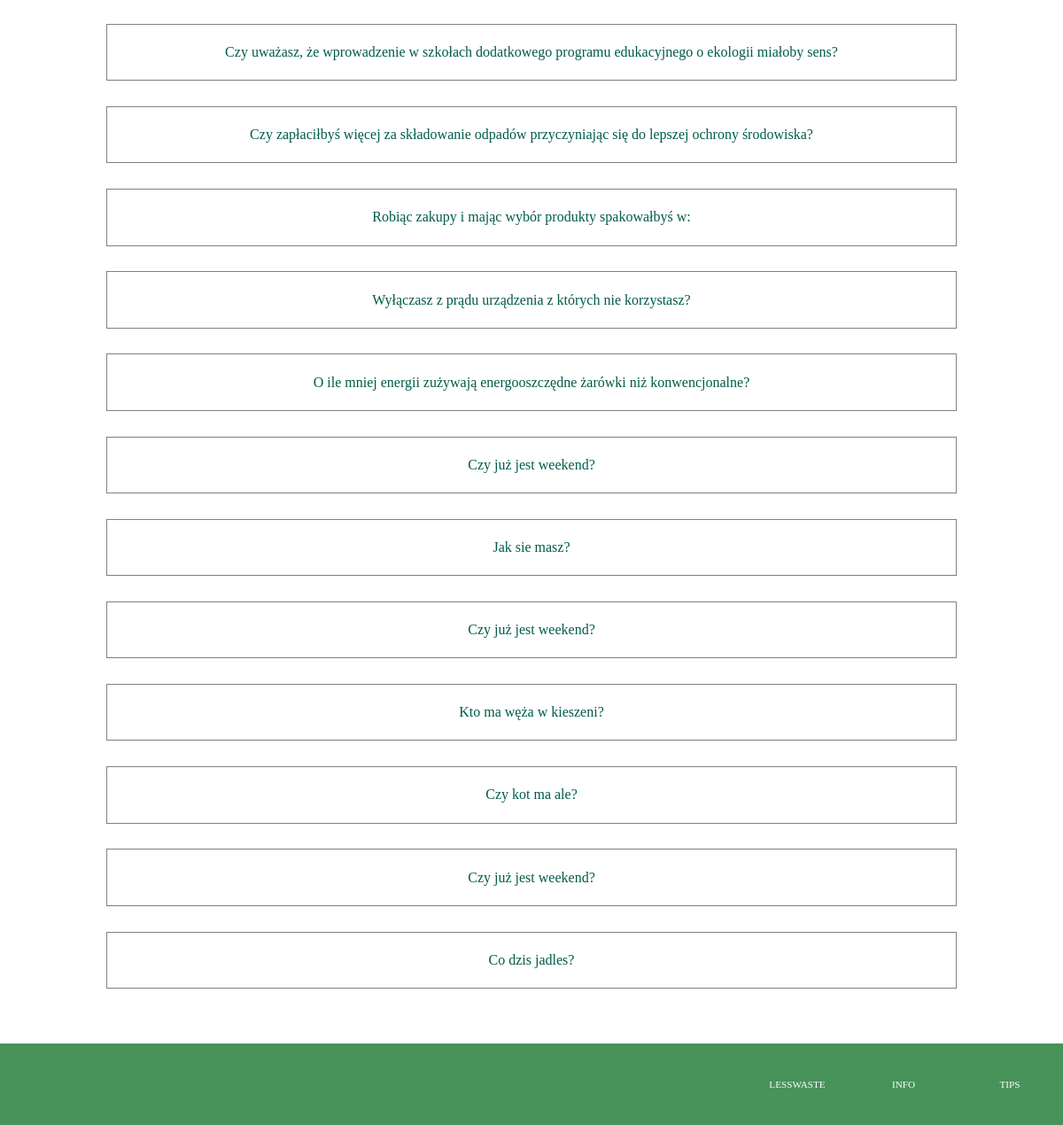
/polls/ (lower part), run on an earlier commit of the app's database.
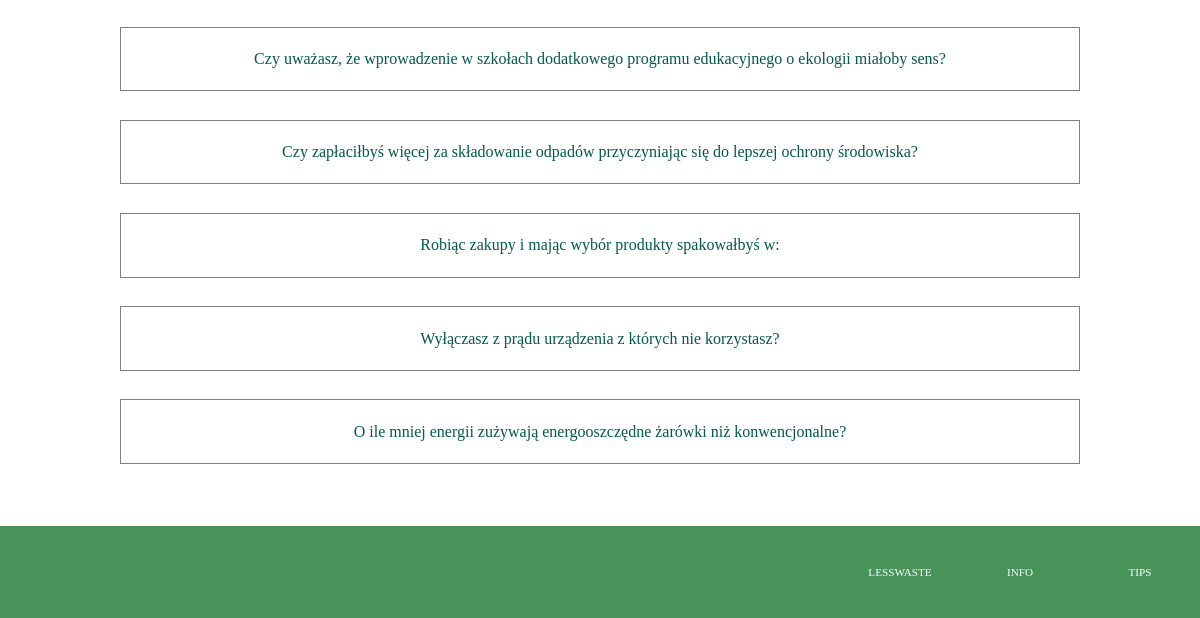
And on a later commit of the database.
### polls/models.py (models this page shows, shortened)
class Question(models.Model):
    question_text = models.CharField(max_length=200, verbose_name="Question")
    pub_date = models.DateTimeField(verbose_name="Date published")

### polls/views.py (the view)
# urls.py: path('', views.IndexView.as_view(), name="main"),
class IndexView(ListView):
    queryset = Question.objects.all()
    context_object_name = "questions"  # oryginalnie: object_list
    extra_context = {
        "title": "Lista pytań",
    }
    template_name = 'polls/index.html'

### polls/templates/polls/index.html
{% extends "base.html" %}
{% block content %}
<section class="questions">
    {% for question in questions %}
    <div class="question"><a href="{% url 'polls:detail' question.id %}">{{ question.question_text }}</a></div>
    {% endfor %}
</section>
{% endblock %}

What changed in the data, as far as the page shows it:
removed Question: question_text "Czy już jest weekend?"
removed Question: question_text "Jak sie masz?"
removed Question: question_text "Czy już jest weekend?"
removed Question: question_text "Kto ma węża w kieszeni?"
removed Question: question_text "Czy kot ma ale?"
removed Question: question_text "Czy już jest weekend?"
removed Question: question_text "Co dzis jadles?"
